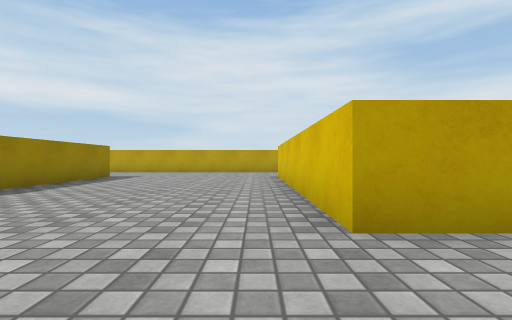
View 1 (above)

24 first-person views from a walk through a scene from a Unity 3-D project. The camera is 0.55 m above the floor, looks level and sees 85° across. The floor is counted in squares, 1 m on a side. Each view is taken from the middle of a square. On the plan, view 1 faces up. The plan holds only what a view shows up to about 9 squares ahead; the rest is blank. The player is left out. Surface patterns are stand-ins for the level's own textures.

View 2
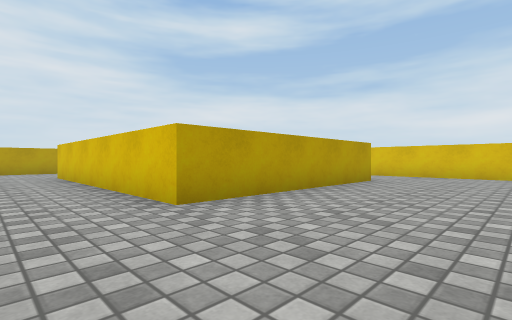

View 3
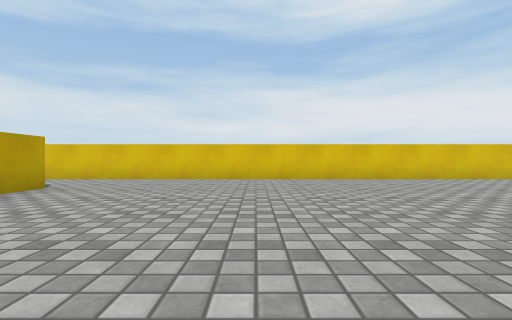

View 4
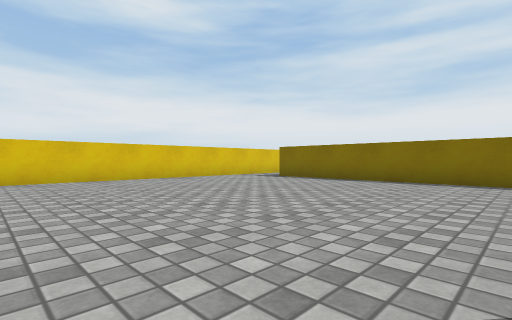

View 5
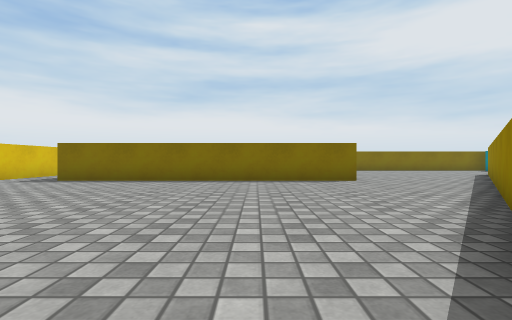

View 6
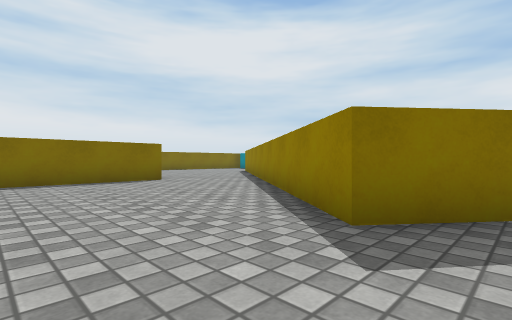

View 7
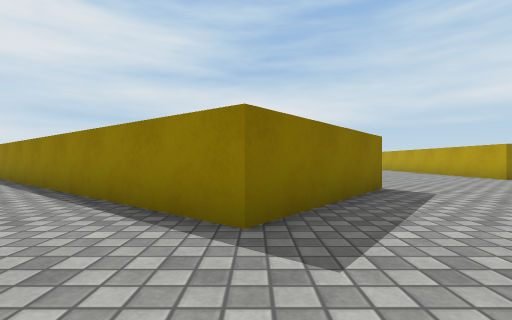

View 8
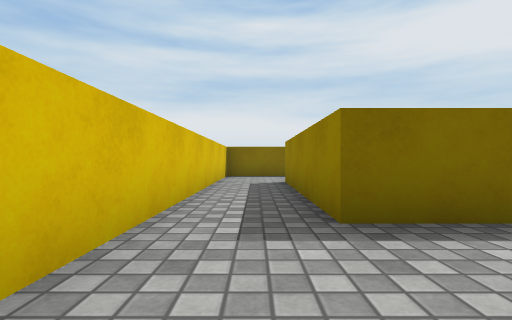

View 9
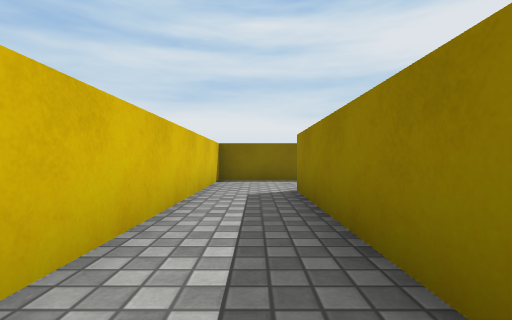

View 10
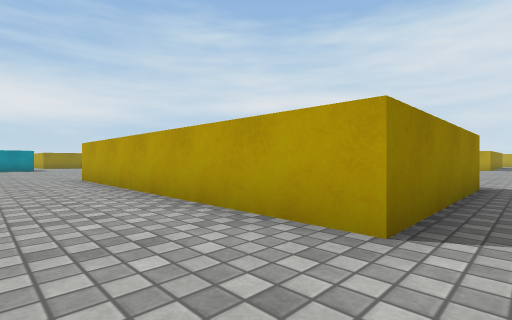

View 11
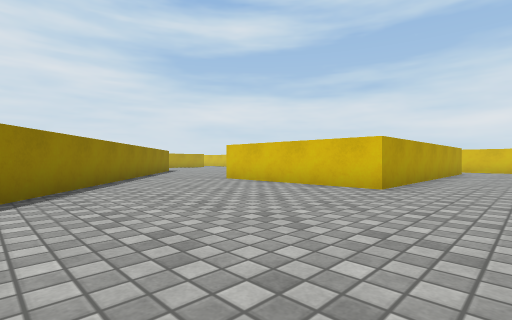

View 12
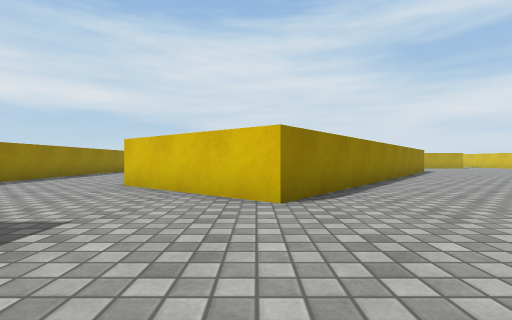

View 13
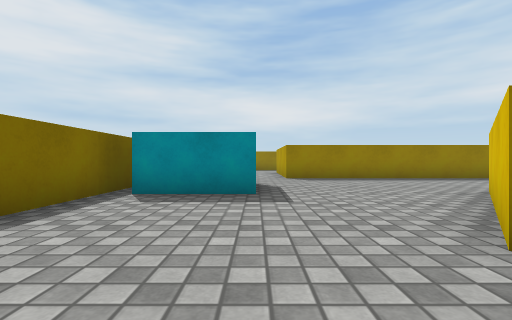

View 14
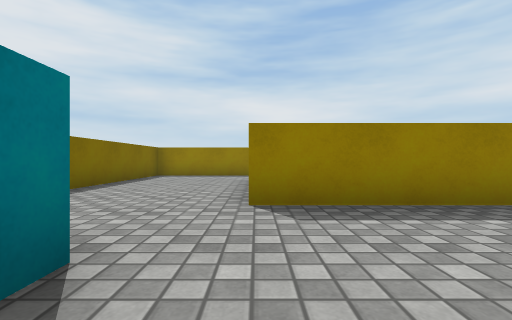

View 15
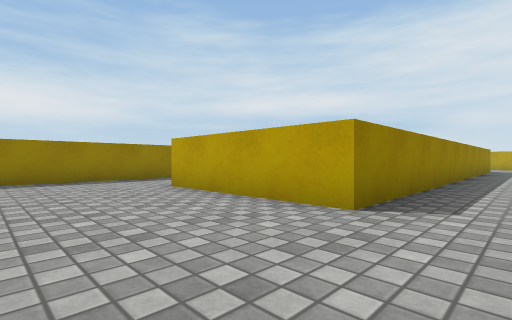

View 16
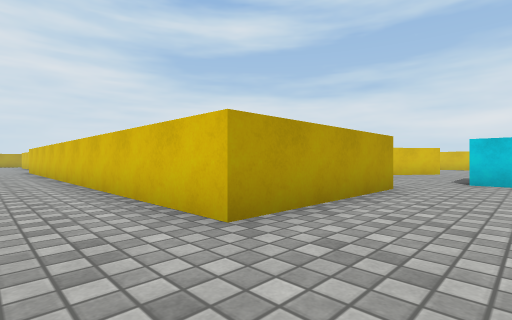

View 17
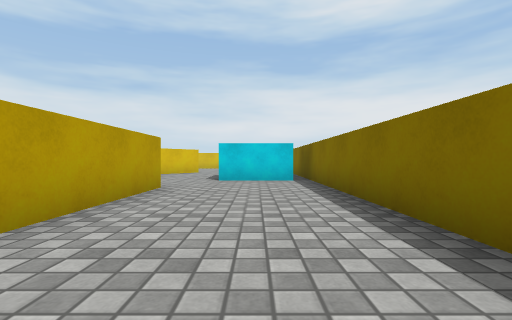

View 18
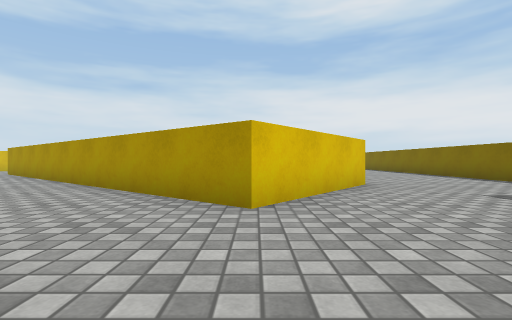

View 19
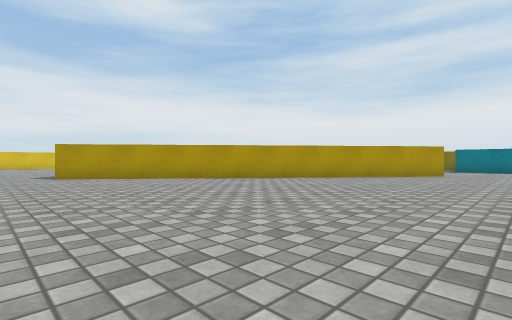

View 20
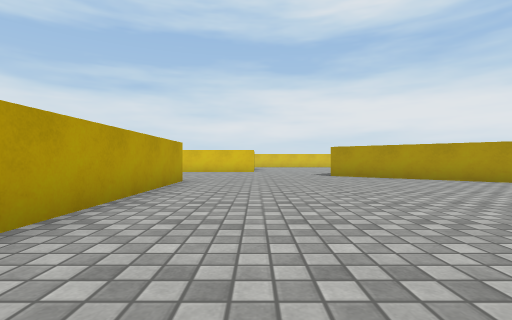

View 21
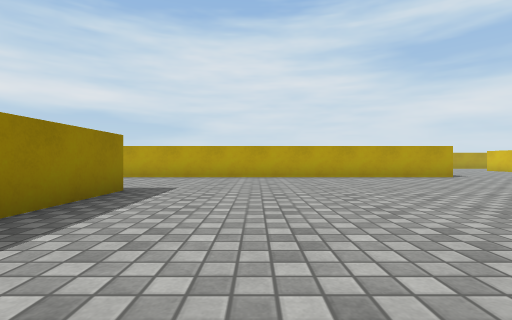

View 22
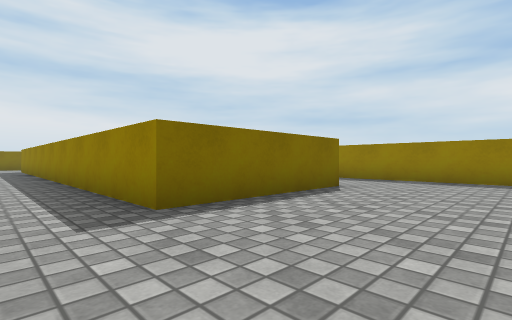

View 23
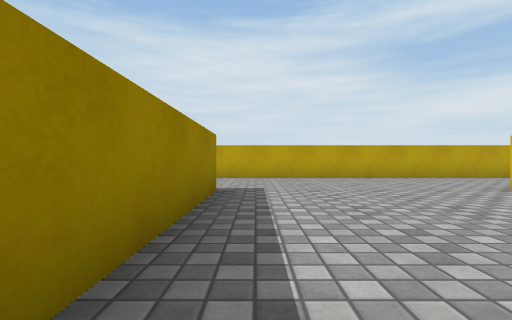

View 24
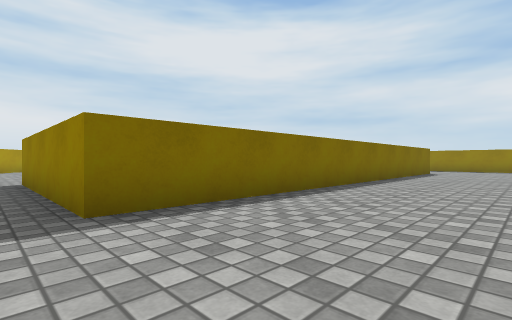

### Floor plan
Points are (right, up) in squares from view 1. A wall is a line through its corners. A room is listed if a view was taken in it or the views show most of it. See-through windows are left out.
Room 1 (views 1, 2, 3, 4, 5, 6, 7, 8, 9)
walls: (-0.7, -9.4) (7.3, -9.4) (7.3, -14); (6.5, 2.1) (0.7, 2.1); (-2.4, -0.6) (0.8, -3.1) (-3.8, -8.9); (9, -14.5) (9, 0.4)
ways out: opening at (-2, -9) to room 2; opening at (-0.5, 0.5) to room 2; opening at (7.5, 0.5) to room 2; opening at (8, -14) to room 2
Room 2 (views 10, 11, 12, 13, 14, 15, 16, 17, 18, 19, 20, 21, 22, 23, 24)
walls: (-3.8, -8.9) (-6.7, -12.5) (-9.9, -10) (-2.4, -0.6); (0.7, 2.1) (0.7, 9.2); (-17.5, 0.1) (-13.4, 0.1) (-13.4, -13.1) (-17.4, -13.1) (-17.4, -3.8); (-13.8, 9) (-4.7, 9) (-4.7, 3.9) (-15.2, 3.9); (-20, 2.8) (-20, -1.4); (-6, -16.5) (-4, -16.5); (-20, -11.6) (-20, -15.8); (9, 0.4) (9, 4.1); (-19, -16.5) (-7.6, -16.5); (3.8, 12.5) (-5.2, 12.5); (7.3, -14) (-0.7, -14) (-0.7, -9.4); (6.9, -16.5) (9, -16.5) (9, -14.5)
ways out: opening at (-2, -9) to room 1; opening at (-0.5, 0.5) to room 1; opening at (7.5, 0.5) to room 1; opening at (8, -14) to room 1
objects: cyan block (-11, -16) to (-10, -14)

Where each view was taken, in squares from view 1:
view 1: 0 up, 0 right, facing up
view 2: 1 down, 1 left, facing up-right
view 3: 2 down, 1 right, facing right
view 4: 2 down, 1 right, facing down-right
view 5: 2 down, 2 right, facing down
view 6: 2 down, 3 right, facing down-left
view 7: 3 down, 3 right, facing left
view 8: 7 down, 8 right, facing down
view 9: 9 down, 8 right, facing down
view 10: 16 down, 8 right, facing up-left
view 11: 16 down, 6 left, facing up-right
view 12: 16 down, 7 left, facing up
view 13: 14 down, 5 left, facing left
view 14: 13 down, 10 left, facing left
view 15: 16 down, 12 left, facing up-left
view 16: 15 down, 19 left, facing up-right
view 17: 15 down, 19 left, facing right
view 18: 10 down, 13 left, facing right
view 19: 1 up, 12 left, facing down-right
view 20: 2 up, 12 left, facing right
view 21: 5 down, 11 left, facing up
view 22: 3 up, 12 left, facing down-left
view 23: 4 up, 4 left, facing up
view 24: 12 up, 4 left, facing down-left
